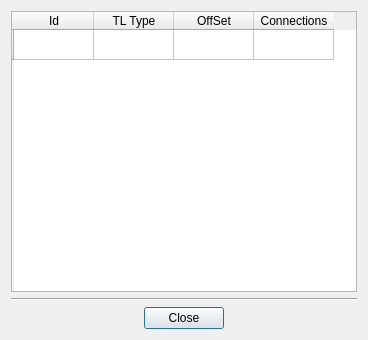
<?xml version="1.0" encoding="UTF-8"?>
<ui version="4.0">
 <class>trafficLightTableDialog</class>
 <widget class="QDialog" name="trafficLightTableDialog">
  <property name="geometry">
   <rect>
    <x>0</x>
    <y>0</y>
    <width>368</width>
    <height>340</height>
   </rect>
  </property>
  <property name="minimumSize">
   <size>
    <width>368</width>
    <height>340</height>
   </size>
  </property>
  <property name="maximumSize">
   <size>
    <width>368</width>
    <height>340</height>
   </size>
  </property>
  <property name="windowTitle">
   <string>Traffic lights</string>
  </property>
  <property name="windowIcon">
   <iconset>
    <normaloff>:/main/eNetEditorLogo.ico</normaloff>:/main/eNetEditorLogo.ico</iconset>
  </property>
  <property name="modal">
   <bool>true</bool>
  </property>
  <layout class="QVBoxLayout" name="verticalLayout">
   <item>
    <widget class="QTableWidget" name="Table">
     <attribute name="horizontalHeaderDefaultSectionSize">
      <number>80</number>
     </attribute>
     <attribute name="horizontalHeaderShowSortIndicator" stdset="0">
      <bool>false</bool>
     </attribute>
     <row>
      <property name="text">
       <string/>
      </property>
      <property name="icon">
       <iconset resource="../../../resources/eNetEditorResources.qrc">
        <normaloff>:/icons/trafficLigh.png</normaloff>:/icons/trafficLigh.png</iconset>
      </property>
     </row>
     <column>
      <property name="text">
       <string>Id</string>
      </property>
     </column>
     <column>
      <property name="text">
       <string>TL Type</string>
      </property>
     </column>
     <column>
      <property name="text">
       <string>OffSet</string>
      </property>
     </column>
     <column>
      <property name="text">
       <string>Connections</string>
      </property>
     </column>
     <item row="0" column="0">
      <property name="text">
       <string/>
      </property>
     </item>
    </widget>
   </item>
   <item>
    <widget class="Line" name="HorizontalLine">
     <property name="orientation">
      <enum>Qt::Horizontal</enum>
     </property>
    </widget>
   </item>
   <item>
    <layout class="QHBoxLayout" name="LayoutButton">
     <item>
      <spacer name="horizontalSpacer1">
       <property name="orientation">
        <enum>Qt::Horizontal</enum>
       </property>
       <property name="sizeHint" stdset="0">
        <size>
         <width>40</width>
         <height>20</height>
        </size>
       </property>
      </spacer>
     </item>
     <item>
      <widget class="QPushButton" name="ButtonClose">
       <property name="text">
        <string>Close</string>
       </property>
       <property name="icon">
        <iconset resource="../../../resources/eNetEditorResources.qrc">
         <normaloff>:/main/accept.ico</normaloff>:/main/accept.ico</iconset>
       </property>
      </widget>
     </item>
     <item>
      <spacer name="horizontalSpacer2">
       <property name="orientation">
        <enum>Qt::Horizontal</enum>
       </property>
       <property name="sizeHint" stdset="0">
        <size>
         <width>40</width>
         <height>20</height>
        </size>
       </property>
      </spacer>
     </item>
    </layout>
   </item>
  </layout>
 </widget>
 <resources>
  <include location="../../../resources/eNetEditorResources.qrc"/>
 </resources>
 <connections/>
</ui>
